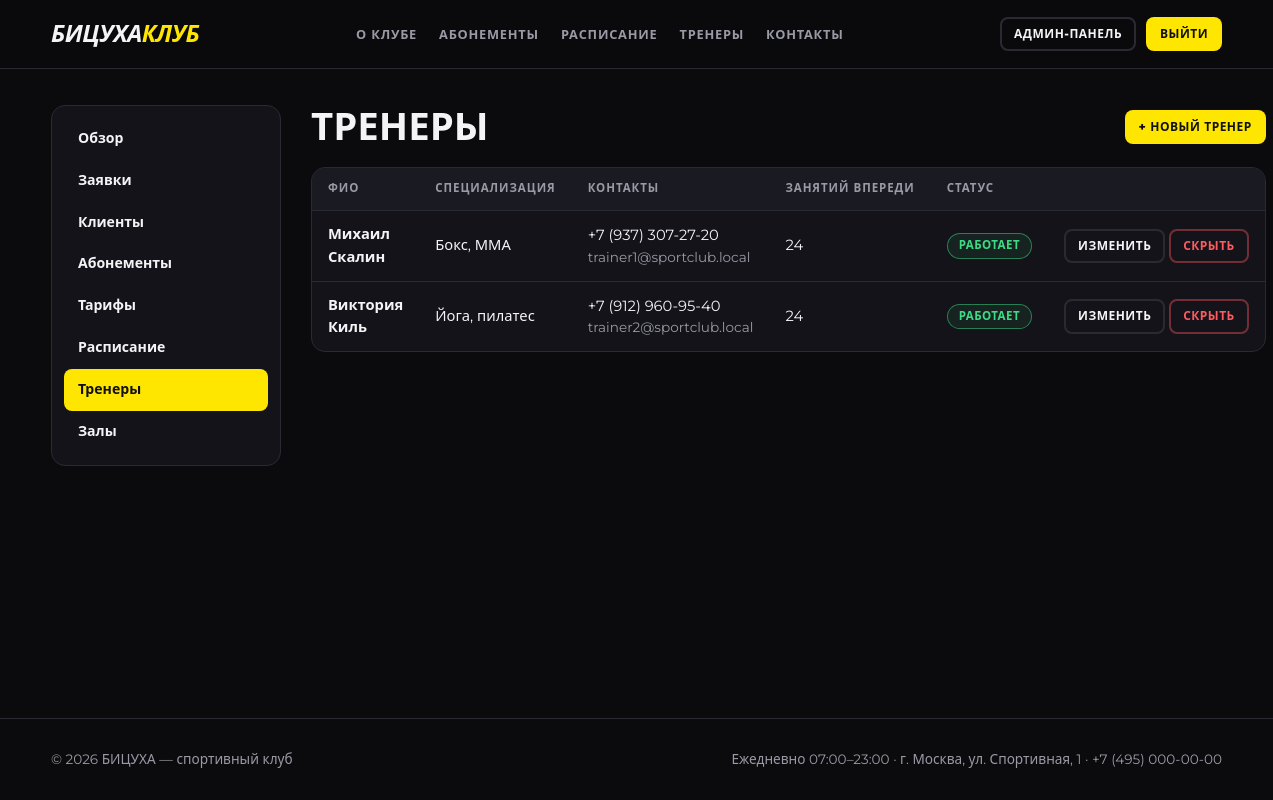
Page /admin/trainers (signed in) on the committed database.
### tables this page shows
CREATE TABLE employees (
    id             INTEGER PRIMARY KEY AUTOINCREMENT,
    user_id        INTEGER NOT NULL UNIQUE REFERENCES users(id) ON DELETE CASCADE,
    full_name      TEXT    NOT NULL,
    phone          TEXT    NOT NULL,
    position       TEXT    NOT NULL CHECK (position IN ('admin','trainer')),
    specialization TEXT,          -- заполняется только у тренеров
    description    TEXT,
    CHECK (position = 'trainer' OR specialization IS NULL)
);

CREATE TABLE users (
    id            INTEGER PRIMARY KEY AUTOINCREMENT,
    email         TEXT    NOT NULL UNIQUE COLLATE NOCASE,
    password_hash TEXT    NOT NULL,
    role          TEXT    NOT NULL CHECK (role IN ('client','trainer','admin')),
    is_active     INTEGER NOT NULL DEFAULT 1 CHECK (is_active IN (0,1)),
    created_at    TEXT    NOT NULL DEFAULT (datetime('now','localtime'))
);

### admin.py (the view)
@bp.route("/trainers")
def trainers():
    rows = q_all(
        "SELECT e.*, u.email, u.is_active, "
        "  (SELECT COUNT(*) FROM classes c WHERE c.trainer_id=e.id AND c.status='planned' AND c.starts_at >= ?) AS future "
        "FROM employees e JOIN users u ON u.id=e.user_id WHERE e.position='trainer' ORDER BY e.id",
        (logic.now().strftime(logic.DT_FMT),))
    return render_template("admin/trainers.html", rows=rows)

### admin.py (called while the page is built)
@bp.before_request
@role_required("admin")
def _only_admin():
    return None

@bp.context_processor
def _badges():
    return dict(
        badge_apps=q_val("SELECT COUNT(*) FROM applications WHERE status='new'"),
        badge_pay=q_val("SELECT COUNT(*) FROM subscriptions s JOIN payments p ON p.subscription_id=s.id "
                        "WHERE s.status='pending' AND p.status='pending'"))

### app.py (called while the page is built)
@app.template_filter("phone")
def phone_fmt(value):
    v = value or ""
    if len(v) == 11:
        return f"+7 ({v[1:4]}) {v[4:7]}-{v[7:9]}-{v[9:]}"
    return v

@app.context_processor
def inject_globals():
    return dict(csrf_token=csrf_token, CLUB_NAME=CLUB_NAME, SUB_STATUS=SUB_STATUS,
                PAY_STATUS=PAY_STATUS, PAY_METHOD=PAY_METHOD, ROLE_NAME=ROLE_NAME,
                today_iso=date.today().isoformat())

@app.before_request
def before_request():
    logic.refresh_statuses()
    load_user()
    check_csrf()

@app.after_request
def security_headers(resp):
    resp.headers.setdefault("X-Content-Type-Options", "nosniff")
    resp.headers.setdefault("X-Frame-Options", "DENY")
    resp.headers.setdefault("Referrer-Policy", "same-origin")
    return resp

### auth.py (called while the page is built)
def load_user():
    g.user = None
    uid = session.get("uid")
    if not uid:
        return
    user = q_one(
        "SELECT u.id, u.email, u.role, u.is_active, "
        "       COALESCE(c.full_name, e.full_name) AS name, "
        "       c.id AS client_id, e.id AS employee_id "
        "FROM users u "
        "LEFT JOIN clients c ON c.user_id = u.id "
        "LEFT JOIN employees e ON e.user_id = u.id "
        "WHERE u.id = ?", (uid,))
    if user and user["is_active"]:
        g.user = user
    else:
        session.clear()

def role_required(*roles):
    def decorator(view):
        @wraps(view)
        def wrapper(*args, **kwargs):
            if g.user is None:
                flash("Войдите в аккаунт, чтобы продолжить.", "error")
                nxt = request.path if request.method == "GET" else None
                return redirect(url_for("login", next=nxt))
            if roles and g.user["role"] not in roles:
                abort(403)
            return view(*args, **kwargs)
        return wrapper
    return decorator

def csrf_token():
    if "_csrf" not in session:
        session["_csrf"] = secrets.token_hex(16)
    return session["_csrf"]

### db.py (called while the page is built)
def get_db():
    if "db" not in g:
        g.db = _connect()
    return g.db

def q_all(sql, params=()):
    return get_db().execute(sql, params).fetchall()

### templates/admin/trainers.html (shortened to what this page needs)
{% extends 'admin/base.html' %}
{% block admin %}
<div class="toolbar"><h1 class="page-title" style="margin:0">Тренеры</h1>
  <a class="btn btn-primary btn-sm" href="{{ url_for('admin.trainer_new') }}">+ Новый тренер</a></div>
<div class="table-wrap"><table>
  <thead><tr><th>ФИО</th><th>Специализация</th><th>Контакты</th><th>Занятий впереди</th><th>Статус</th><th></th></tr></thead><tbody>
  {% for t in rows %}
    <tr><td><b>{{ t.full_name }}</b></td><td>{{ t.specialization }}</td>
      <td>{{ t.phone|phone }}<div class="muted small">{{ t.email }}</div></td><td>{{ t.future }}</td>
      <td><span class="pill {{ 'pill-active' if t.is_active else 'pill-cancelled' }}">{{ 'Работает' if t.is_active else 'Скрыт' }}</span></td>
      <td class="actions"><a class="btn btn-ghost btn-sm" href="{{ url_for('admin.trainer_edit', emp_id=t.id) }}">Изменить</a>
        <form method="post" action="{{ url_for('admin.trainer_toggle', emp_id=t.id) }}">
          <button class="btn btn-danger btn-sm">{{ 'Скрыть' if t.is_active else 'Вернуть' }}</button></form></td></tr>
  {% else %}<tr><td colspan="6" class="empty">Тренеров нет.</td></tr>{% endfor %}
</tbody></table></div>
{% endblock %}

### static/css/style.css (style rules this page uses)
:root { --bg: #0b0b0e; --surface: #131319; --surface-2: #1a1a22; --line: #2a2a35; --accent: #ffe600; --accent-ink: #111; --text: #f4f4f6; --muted: #9a9aa6; --ok: #3ddc84; --warn: #ffb020; --err: #ff5a5f; --radius: 14px; }
* { box-sizing: border-box; margin: 0; padding: 0; }
html { scroll-behavior: smooth; scroll-padding-top: 80px; }
body { font-family: 'Montserrat', system-ui, -apple-system, 'Segoe UI', Roboto, Arial, sans-serif; background: var(--bg); color: var(--text); line-height: 1.55; min-height: 100vh; display: flex; flex-direction: column; }
a { color: var(--accent); text-decoration: none; }
h1, h2, h3, h4 { line-height: 1.15; font-weight: 800; }
.muted { color: var(--muted); }
.small { font-size: .85rem; }
.btn { display: inline-block; border: 2px solid transparent; border-radius: 10px; cursor: pointer; padding: 11px 22px; font: inherit; font-weight: 800; font-size: .9rem; text-transform: uppercase; letter-spacing: .04em; transition: transform .1s, background .2s, border-color .2s; text-align: center; }
.btn-primary { background: var(--accent); color: var(--accent-ink); }
.btn-ghost { background: transparent; color: var(--text); border-color: var(--line); }
.btn-danger { background: transparent; color: var(--err); border-color: rgba(255,90,95,.4); }
.btn-sm { padding: 6px 12px; font-size: .75rem; border-radius: 8px; }
.table-wrap { overflow-x: auto; border: 1px solid var(--line); border-radius: var(--radius); background: var(--surface); }
table { width: 100%; border-collapse: collapse; font-size: .92rem; }
th, td { padding: 12px 16px; text-align: left; border-bottom: 1px solid var(--line); vertical-align: middle; }
th { background: var(--surface-2); font-size: .72rem; text-transform: uppercase; letter-spacing: .08em; color: var(--muted); white-space: nowrap; }
tr:last-child td { border-bottom: 0; }
td.actions { white-space: nowrap; text-align: right; }
td.actions form, .inline { display: inline; }
.page-title { font-size: clamp(1.7rem, 4vw, 2.4rem); text-transform: uppercase; margin-bottom: 8px; }
.pill { display: inline-block; padding: 3px 11px; border-radius: 20px; font-size: .72rem; font-weight: 800; text-transform: uppercase; letter-spacing: .04em; border: 1px solid; white-space: nowrap; }
.pill-active, .pill-paid, .pill-booked, .pill-processed, .pill-planned { color: var(--ok); border-color: rgba(61,220,132,.5); background: rgba(61,220,132,.08); }
.toolbar { display: flex; justify-content: space-between; align-items: center; gap: 14px; flex-wrap: wrap; margin-bottom: 18px; }

### rows in the picture
employees: full_name "Михаил Скалин", specialization "Бокс, ММА", phone "+7 (937) 307-27-20", email "trainer1@sportclub.local", future "24"
users: is_active "РАБОТАЕТ", is_active "СКРЫТЬ"
employees: full_name "Виктория Киль", specialization "Йога, пилатес", phone "+7 (912) 960-95-40", email "trainer2@sportclub.local", future "24"
users: is_active "РАБОТАЕТ", is_active "СКРЫТЬ"

### other values in the picture
{{ CLUB_NAME }} "БИЦУХА"
